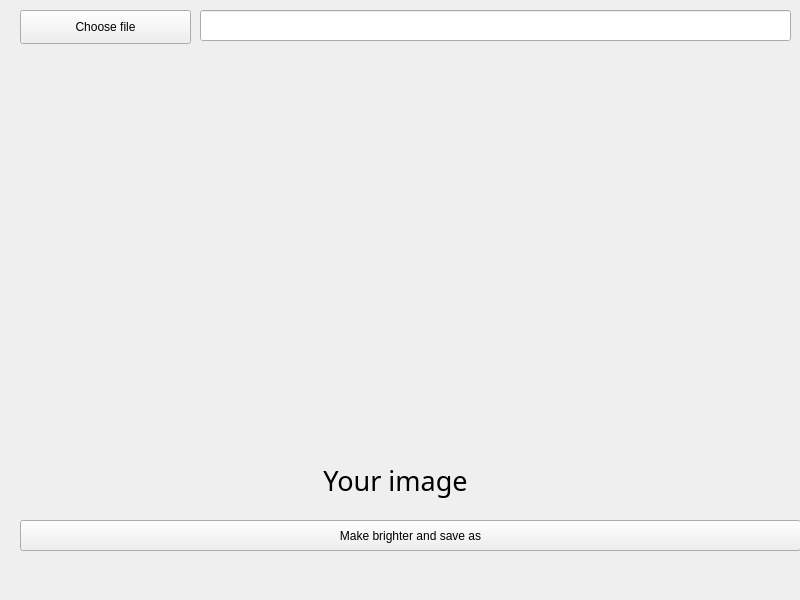
<?xml version="1.0" encoding="UTF-8"?>
<ui version="4.0">
 <class>MainWindow</class>
 <widget class="QMainWindow" name="MainWindow">
  <property name="geometry">
   <rect>
    <x>0</x>
    <y>0</y>
    <width>800</width>
    <height>600</height>
   </rect>
  </property>
  <property name="windowTitle">
   <string>MainWindow</string>
  </property>
  <widget class="QWidget" name="centralwidget">
   <widget class="QPushButton" name="chooseButton">
    <property name="geometry">
     <rect>
      <x>20</x>
      <y>10</y>
      <width>171</width>
      <height>34</height>
     </rect>
    </property>
    <property name="text">
     <string>Choose file</string>
    </property>
   </widget>
   <widget class="QLabel" name="imageLabelText">
    <property name="geometry">
     <rect>
      <x>220</x>
      <y>460</y>
      <width>351</width>
      <height>41</height>
     </rect>
    </property>
    <property name="font">
     <font>
      <family>Hack</family>
      <pointsize>20</pointsize>
      <italic>false</italic>
     </font>
    </property>
    <property name="text">
     <string>Your image</string>
    </property>
    <property name="alignment">
     <set>Qt::AlignCenter</set>
    </property>
   </widget>
   <widget class="QLineEdit" name="pathText">
    <property name="geometry">
     <rect>
      <x>200</x>
      <y>10</y>
      <width>591</width>
      <height>31</height>
     </rect>
    </property>
   </widget>
   <widget class="QPushButton" name="saveButton">
    <property name="geometry">
     <rect>
      <x>20</x>
      <y>520</y>
      <width>781</width>
      <height>31</height>
     </rect>
    </property>
    <property name="text">
     <string>Make brighter and save as</string>
    </property>
   </widget>
   <widget class="QLabel" name="imageLabel_2">
    <property name="geometry">
     <rect>
      <x>28</x>
      <y>80</y>
      <width>751</width>
      <height>349</height>
     </rect>
    </property>
    <property name="text">
     <string/>
    </property>
    <property name="alignment">
     <set>Qt::AlignCenter</set>
    </property>
   </widget>
  </widget>
  <widget class="QMenuBar" name="menubar">
   <property name="geometry">
    <rect>
     <x>0</x>
     <y>0</y>
     <width>800</width>
     <height>30</height>
    </rect>
   </property>
  </widget>
 </widget>
 <resources/>
 <connections/>
</ui>
